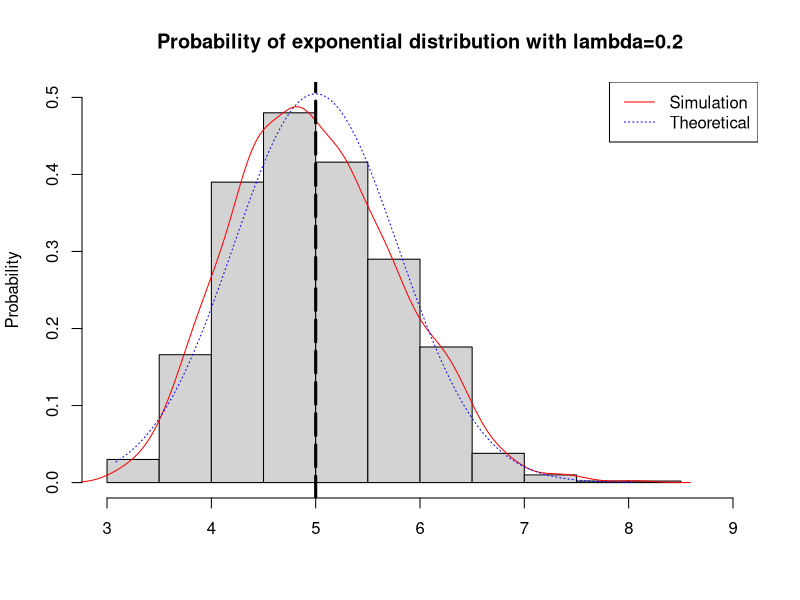
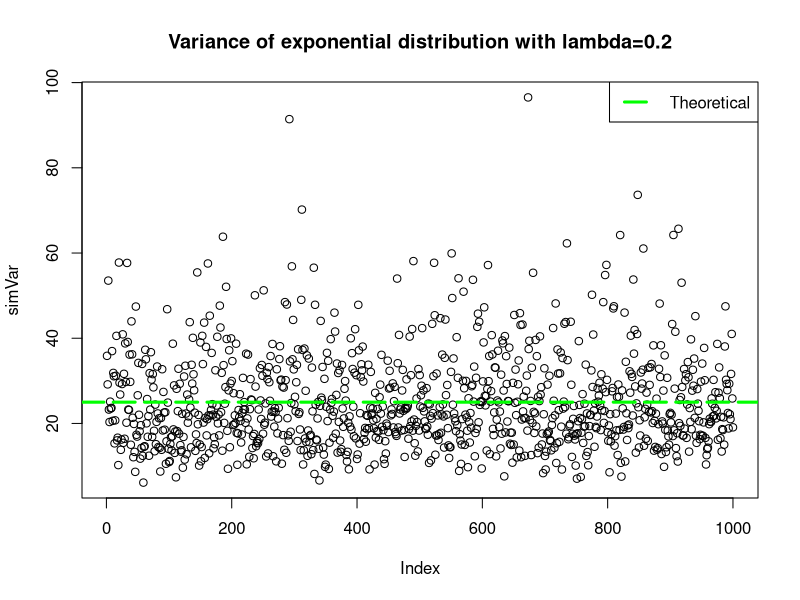
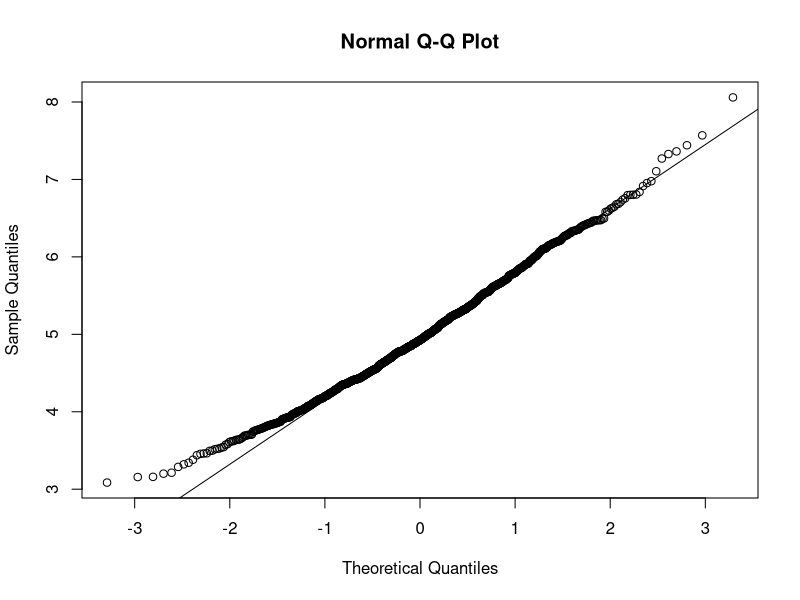

The R source for these figures, in order:
## ---- chunk 1
set.seed(1)
simNumber<-1000
numberSamples<-40
lambda<-0.2
simData<-matrix(rexp(simNumber*numberSamples,lambda),simNumber,numberSamples)
simMeans<-rowMeans(simData)
## ---- chunk 2
hist(simMeans, 
     breaks=15,
     probability=TRUE,
     main="Probability of exponential distribution with lambda=0.2",
     ylim=c(0,0.5),
     xlim=c(3,9),
     xlab="",
     ylab="Probability")
lines(density(simMeans), col="red", lty=1)
abline(v=1/lambda, col="black", lwd=3, lty=5)
xfit <- seq(min(simMeans), max(simMeans), length=1000)
ynorm<- dnorm(xfit, mean=1/lambda, sd=(1/lambda/sqrt(numberSamples)))
lines(xfit, ynorm, col="blue", lty=3)
legend('topright', c("Simulation", "Theoretical"), lty=c(1,3), col=c("red", "blue"))
## ---- chunk 3
simVar<-apply(simData,1,var)
## ---- chunk 4
plot(simVar, 
     main="Variance of exponential distribution with lambda=0.2")
abline(h=1/lambda^2, col="green", lwd=3, lty=5)
legend('topright', "Theoretical", lwd=3, lty=5, col="green")
## ---- chunk 5
qqnorm(simMeans)
qqline(simMeans)
